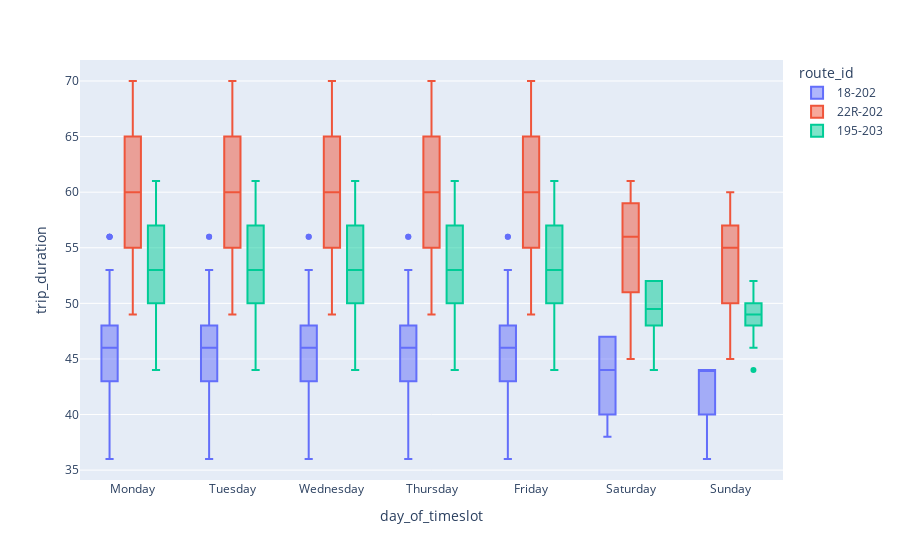

This figure's notebook cell:
### Code cell
import plotly.express as px

fig = px.box(df_trips_av_sc, x="day_of_timeslot", y="trip_duration", color="route_id")
fig.update_traces(quartilemethod="exclusive") # or "inclusive", or "linear" by default
fig.show()

### Figure 1 — Plotly figure (JSON) as saved in the notebook; plotly's stock layout.template omitted (floating-point values rounded to 4 significant figures; data arrays with more than 128 entries replaced by an {"elided": "..."} marker saying what was removed)
{"data": [{"alignmentgroup": "True", "hovertemplate": "route_id=18-202<br>day_of_timeslot=%{x}<br>trip_duration=%{y}<extra></extra>", "legendgroup": "18-202", "marker": {"color": "#636efa"}, "name": "18-202", "notched": false, "offsetgroup": "18-202", "orientation": "v", "quartilemethod": "exclusive", "showlegend": true, "type": "box", "x": {"elided": "770 str values"}, "x0": " ", "xaxis": "x", "y": {"elided": "770 int values"}, "y0": " ", "yaxis": "y"}, {"alignmentgroup": "True", "hovertemplate": "route_id=22R-202<br>day_of_timeslot=%{x}<br>trip_duration=%{y}<extra></extra>", "legendgroup": "22R-202", "marker": {"color": "#EF553B"}, "name": "22R-202", "notched": false, "offsetgroup": "22R-202", "orientation": "v", "quartilemethod": "exclusive", "showlegend": true, "type": "box", "x": {"elided": "345 str values"}, "x0": " ", "xaxis": "x", "y": {"elided": "345 int values"}, "y0": " ", "yaxis": "y"}, {"alignmentgroup": "True", "hovertemplate": "route_id=195-203<br>day_of_timeslot=%{x}<br>trip_duration=%{y}<extra></extra>", "legendgroup": "195-203", "marker": {"color": "#00cc96"}, "name": "195-203", "notched": false, "offsetgroup": "195-203", "orientation": "v", "quartilemethod": "exclusive", "showlegend": true, "type": "box", "x": {"elided": "292 str values"}, "x0": " ", "xaxis": "x", "y": {"elided": "292 int values"}, "y0": " ", "yaxis": "y"}], "layout": {"boxmode": "group", "legend": {"title": {"text": "route_id"}, "tracegroupgap": 0}, "margin": {"t": 60}, "xaxis": {"anchor": "y", "domain": [0, 1], "title": {"text": "day_of_timeslot"}}, "yaxis": {"anchor": "x", "domain": [0, 1], "title": {"text": "trip_duration"}}}}
